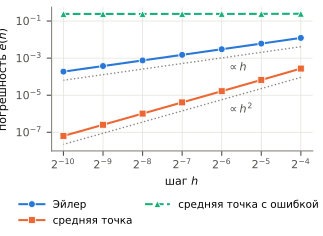

The script that saved this image:
"""Учебный пример к шаблону статьи AI4Science-YSDA 2026.

Задача: y' = lam * y, y(0) = 1 на отрезке [0, 1], точное решение exp(lam * t).
Сравниваются явный метод Эйлера, явный метод средней точки и метод средней
точки с внесённой ошибкой (приращение умножено на h/2 вместо h).
Эмпирический порядок сходимости p = log2(e(h) / e(h/2)) считается по паре
самых мелких шагов h = 2^-9 и h/2 = 2^-10. seed задаёт коэффициент
lam ~ U[-2, -0.5], значения seed 0, 1, 2, 3, 4.

Запуск:     python figures/example_figure.py        подписи на русском языке
            python figures/example_figure.py en     подписи на английском языке
Результат:  figures/example_figure.pdf (рисунок для seed 0)
            и таблица порядков в стандартном выводе.
Окружение:  Python 3, numpy, matplotlib 3.3 и новее
            (проверено: Python 3.10, numpy 1.26, matplotlib 3.9).
"""

import sys
from pathlib import Path

import numpy as np
import matplotlib

matplotlib.use("pdf")
import matplotlib.pyplot as plt  # noqa: E402

SEEDS = range(5)        # число значений seed r = 5
KS = range(4, 11)       # шаги h = 2^-k, k = 4, ..., 10
TOL = 0.05              # критерий принятия: |p - q| <= TOL для каждого seed
OUT = Path(__file__).resolve().parent / "example_figure.pdf"


def euler(lam, y, h):
    return y + h * lam * y


def midpoint(lam, y, h):
    y_half = y + 0.5 * h * lam * y
    return y + h * lam * y_half


def midpoint_bug(lam, y, h):
    y_half = y + 0.5 * h * lam * y
    return y + 0.5 * h * lam * y_half  # внесённая ошибка: h/2 вместо h


# (ключ, шаг метода, заявленный порядок q)
METHODS = [("euler", euler, 1), ("midpoint", midpoint, 2), ("midpoint_bug", midpoint_bug, 2)]


def draw_lambda(seed):
    return np.random.default_rng(seed).uniform(-2.0, -0.5)


def error(step, lam, k):
    n = 2 ** k
    h = 1.0 / n
    y = 1.0
    for _ in range(n):
        y = step(lam, y, h)
    return abs(y - np.exp(lam))


def order(step, lam):
    return np.log2(error(step, lam, KS[-2]) / error(step, lam, KS[-1]))


def table():
    print(f"{'метод':<14} {'q':>3} {'p, среднее':>11} {'ст. откл.':>10}  решение")
    for key, step, q in METHODS:
        p = np.array([order(step, draw_lambda(s)) for s in SEEDS])
        accepted = bool(np.all(np.abs(p - q) <= TOL))
        print(f"{key:<14} {q:>3d} {p.mean():>11.4f} {p.std(ddof=1):>10.1e}  "
              f"{'принято' if accepted else 'отклонено'}   p по значениям seed: {np.round(p, 4)}")


LABELS = {
    "ru": {"euler": "Эйлер", "midpoint": "средняя точка",
           "midpoint_bug": "средняя точка с ошибкой",
           "x": "шаг $h$", "y": "погрешность $e(h)$"},
    "en": {"euler": "Euler", "midpoint": "midpoint",
           "midpoint_bug": "midpoint with error",
           "x": "step $h$", "y": "error $e(h)$"},
}

# Цвета различимы при нарушениях цветового зрения, маркеры и штрих —
# для печати в оттенках серого
STYLE = {"euler": ("#2a78d6", "o", "-"), "midpoint": ("#eb6834", "s", "-"),
         "midpoint_bug": ("#1baf7a", "^", "--")}
INK, INK2, MUTED, GRID = "#0b0b0b", "#52514e", "#898781", "#e1e0d9"


def figure(lang, seed=0):
    plt.rcParams.update({"font.size": 8, "pdf.fonttype": 42,
                         "mathtext.fontset": "dejavusans", "axes.unicode_minus": True})
    lam = draw_lambda(seed)
    h = np.array([2.0 ** -k for k in KS])
    # размер 8,2 x 6,0 см: ширина колонки, рисунок вставляется без масштабирования
    fig, ax = plt.subplots(figsize=(3.23, 2.36))
    fig.subplots_adjust(left=0.16, right=0.97, bottom=0.36, top=0.97)
    for key, step, _ in METHODS:
        color, marker, ls = STYLE[key]
        e = np.array([error(step, lam, k) for k in KS])
        ax.loglog(h, e, ls, color=color, lw=1.5, marker=marker, ms=5,
                  mec="white", mew=0.6, label=LABELS[lang][key], zorder=3)
        if key in ("euler", "midpoint"):
            ref = e[0] * (h / h[0]) ** (1 if key == "euler" else 2) / 3.0
            ax.loglog(h, ref, ":", color=MUTED, lw=1.0, zorder=2)
            ax.annotate(r"$\propto h$" if key == "euler" else r"$\propto h^2$",
                        (h[2], ref[2]), textcoords="offset points", xytext=(4, -10),
                        color=INK2, fontsize=8)
    ax.set_xscale("log", base=2)
    ax.set_xlabel(LABELS[lang]["x"], color=INK)
    ax.set_ylabel(LABELS[lang]["y"], color=INK)
    ax.grid(True, which="major", color=GRID, lw=0.5)
    for side in ("top", "right"):
        ax.spines[side].set_visible(False)
    for side in ("left", "bottom"):
        ax.spines[side].set_color(MUTED)
    ax.tick_params(colors=INK2, which="both")
    ax.legend(loc="upper center", bbox_to_anchor=(0.45, -0.27), ncol=2, frameon=False,
              fontsize=7.5, handlelength=2.4, columnspacing=1.2)
    fig.savefig(OUT, metadata={"Creator": None, "Producer": None, "CreationDate": None})
    plt.close(fig)


if __name__ == "__main__":
    table()
    figure(sys.argv[1] if len(sys.argv) > 1 else "ru")
